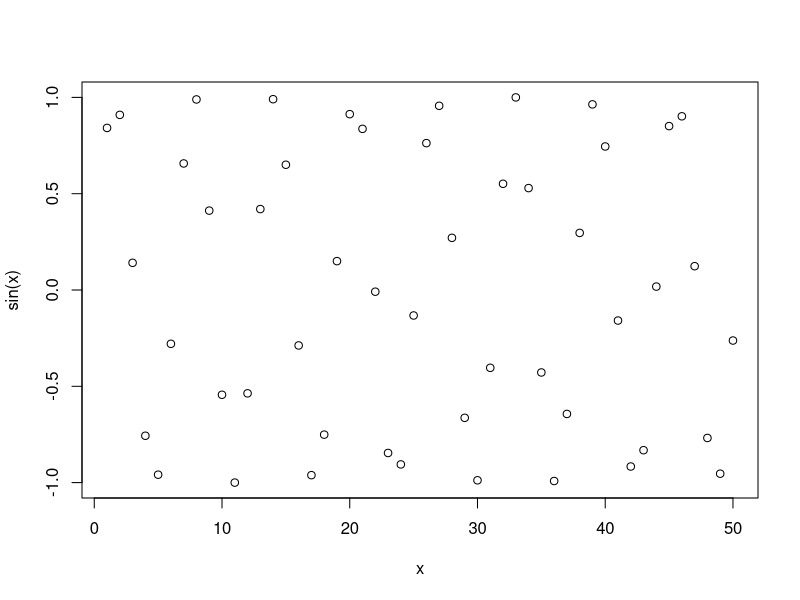
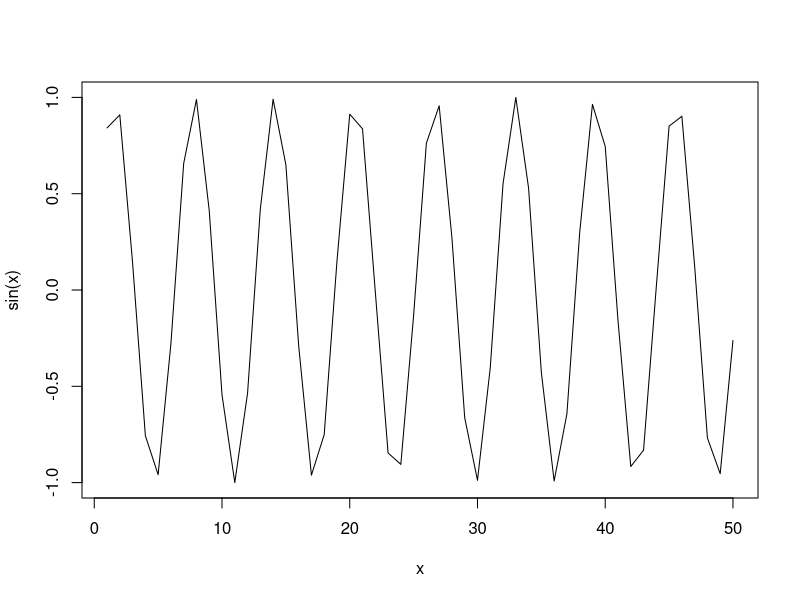
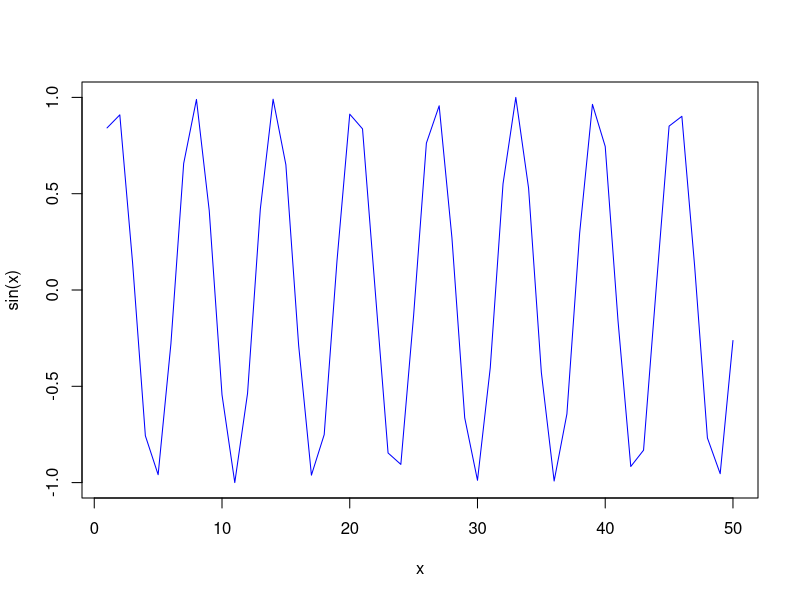
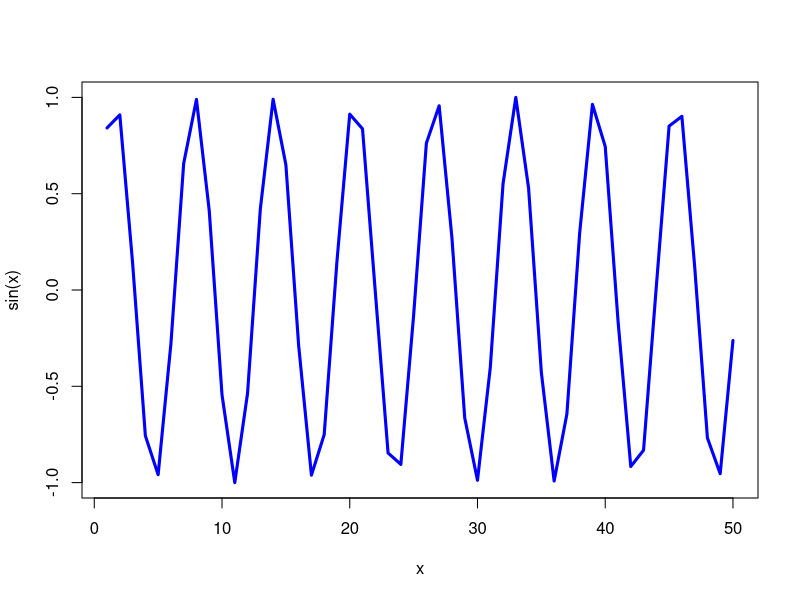
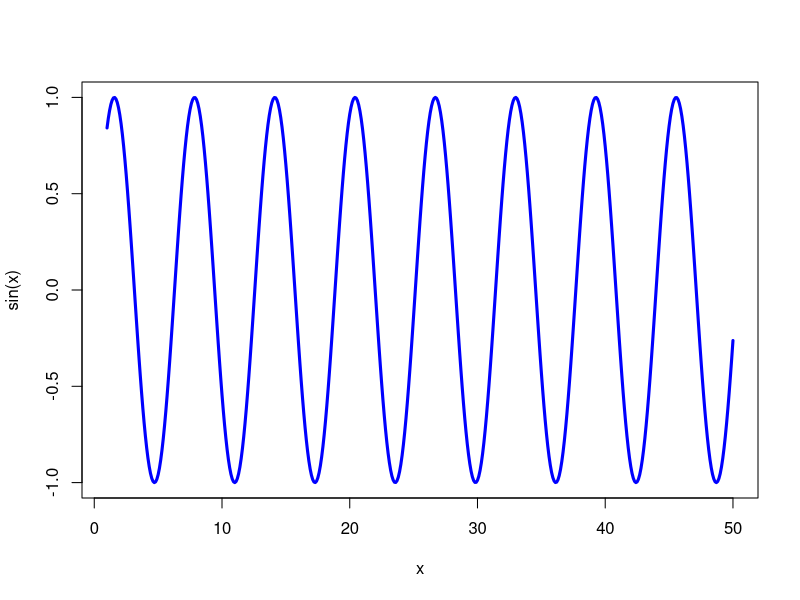

These figures' R source, in order:
x <- 1:50
plot(x, sin(x))
plot(x, sin(x), type="l")
plot(x, sin(x), type="l", col="BLUE")
plot(x, sin(x), type="l", col="BLUE", lwd= 3)
1:50
seq(1, 50, by=0.1)
x <- seq(1, 50, by=0.1)
plot(x, sin(x), type="l", col="BLUE", lwd= 3)
